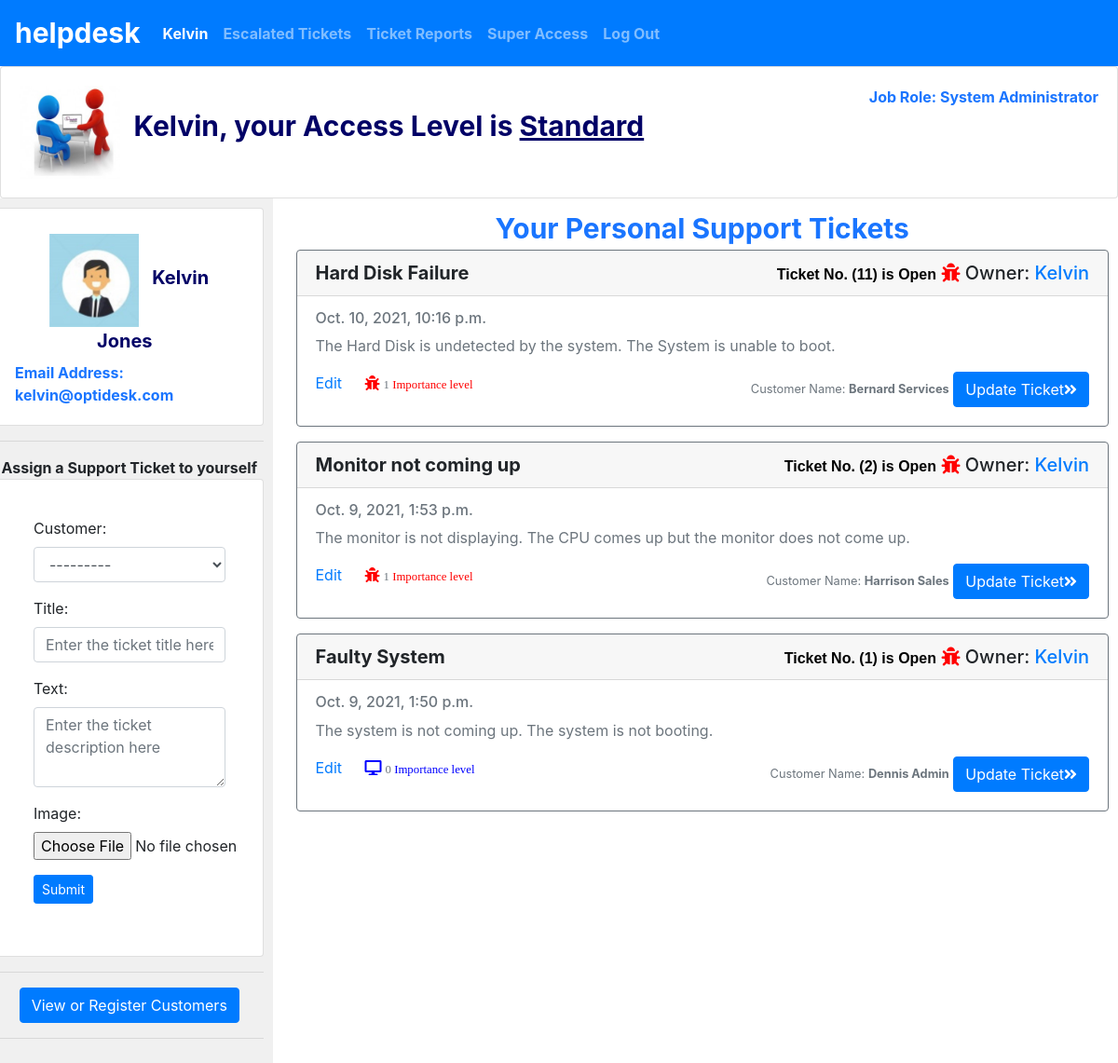
/ (signed in), run on the app's committed database.
### helpdesk/models.py (models this page shows, shortened)
class User(AbstractUser):
    pass
    ACCESS = (
        ('Regular', 'Regular'),
        ('Standard', 'Standard'),
        ('Admin', 'Admin')
    )
    access = models.CharField(max_length=15, choices=ACCESS, verbose_name="access", default="Regular")
    role = models.CharField(max_length=60)
    location = models.CharField(max_length=120, blank=True)

class Dynamics(models.Model):
    name = models.CharField(max_length=150)
    image = models.ImageField(upload_to='images', blank=True, null=True)

class Picture(models.Model):
    user = models.ForeignKey(User, on_delete=models.CASCADE, related_name='image_profile')
    image = models.ImageField(upload_to='images', null=True)

class Customer(models.Model):
    customer =  models.CharField(max_length=30, unique=True)
    firstname =  models.CharField(max_length=30)
    lastname =  models.CharField(max_length=30)
    email =  models.CharField(max_length=30)
    phone_no = models.CharField(max_length=20)
    company = models.CharField(max_length=30)
    location = models.CharField(max_length=120, blank=True)
    def __str__(self):
        return f"{self.customer}"

class Ticket(models.Model):
    user = models.ForeignKey(User, on_delete=models.CASCADE, related_name='trouble_ticket')
    customer = models.ForeignKey('Customer', on_delete=models.CASCADE, related_name='client')
    title = models.CharField(max_length=150)
    text = models.CharField(max_length=500, default=None)
    comments = models.ManyToManyField('Comment', blank=True, related_name='comments_ticket')
    date = models.DateTimeField(default=datetime.datetime.now)
    image = models.ImageField(upload_to='images', blank=True, null=True)
    closed = models.BooleanField(default=False)

### helpdesk/views.py (the view, shortened to what this page needs)
# urls.py: path("", views.index, name="index"),
def index(request):
    user = request.user
    if not request.user.is_authenticated:
        picture = Dynamics.objects.get(id=1)
    else:
        user_picture = User.objects.get(username=user)
        pictures = Picture.objects.filter(user=user_picture)
        pictures_count = pictures.count()
        if pictures_count == 0:
            picture = Dynamics.objects.get(id=1)
        else:
            picture = pictures.first()
    if request.user.is_authenticated:
        user = request.session["_auth_user_id"]
        ticketranks = Ticketrank.objects.filter(ticket=OuterRef("id"), user_id=user)
        tickets = Ticket.objects.filter(user=user).order_by("-date").annotate(current_ticketrank=Count(ticketranks.values("id")))
        paginator = Paginator(tickets, max_tickets)
        page_no = request.GET.get("page")
        ticket_items = paginator.get_page(page_no)
        return render(request, "helpdesk/index.html", {
            "tickets": ticket_items,
            "picture": picture,
            "support": Dynamics.objects.get(id=4),
            "form": NewPost(),
            "edit_ticket": EditPost()
        })

### helpdesk/views.py
class NewPost(forms.ModelForm):
    class Meta:
        model = Ticket
        fields = ('customer','title', 'text', 'image')
        widgets =  {'customer':forms.Select(attrs={'class' : 'form-control'}),
                   'title': forms.TextInput(attrs={
                        'class': 'form-control', 'placeholder': 'Enter the ticket title here'}),
                   'text': forms.Textarea({
                       'rows': '3',
		               'maxlength': 300,
		               'class': 'form-control',
		               'placeholder': 'Enter the ticket description here'
		           })
        }

class EditPost(forms.Form):
    edit_title = forms.Field(widget=forms.TextInput(attrs={
        'class': 'form-control',
        'placeholder': 'Enter the ticket title here',
        'id': 'edit_title'
        }), label="Ticket Title", required=True)
    edit_text = forms.Field(widget=forms.Textarea(
        {"rows": "3",
		"maxlength": 300,
		"class": "form-control",
		"placeholder": "Enter the ticket description here",
		"id": "edit_text"
		}), label="New Ticket", required=True)

### helpdesk/templates/helpdesk/index.html (shortened to what this page needs)
{% extends "helpdesk/layout.html" %}
{% block body %}
<div id="content">
    {% if user.is_authenticated %}
	    <center><strong class="all_tickets">Your Personal Support Tickets</strong></center>
	{% else %}
	    <center><h3 class="label-account">Log in to Access HelpDesk Dynamics</h3></center>
		<hr />
		<center><img id="dynamics" class="img-fluid" src="{{dynamics.image.url}}" alt="connect" style="max-height:340px"></center>
	{% endif %}
{% if user.is_authenticated %}
<div class="container">
    {% for ticket in tickets %}
	<div class="card border-secondary mb-3 ticket-object{{ticket.id}}">
        <h5 class="card-header">
		    <b id="ticket_title{{ticket.id}}">{{ticket.title}}</b>
		    <object align="right">
		    {% if ticket.closed == False %}
			    <strong class="open_update">Ticket No. ({{ticket.id}}) is Open</strong>
				<i class="fa fa-bug" aria-hidden="true"></i>
			{% else %}
			    <strong class="close_update">Ticket No. ({{ticket.id}}) is Closed</strong>
				<i class="fa fa-thumbs-up" aria-hidden="true"></i>
			{% endif %}
			 Owner: <a href="{% url 'profile' ticket.user.username %}">{{ticket.user.username|capfirst}}</a>
			</object>
		</h5>
        <div class="card-body text-secondary">
            <h6 class="card-subtitle mb-2 text-muted">{{ticket.date}}</h6>
            <p class="card-text" id="tweet{{ticket.id}}"> {{ ticket.text }}</p>
            {%if ticket.user_id == user.id %}
                {% if ticket.closed == False %}
				    <a href="#" class="card-link" id="edit_link_{{ticket.id}}" data-id="{{ticket.id}}" data-toggle="modal">Edit</a>
			    {% endif %}
            {% endif %}
            {% if ticket.closed == False %}
            <div data-id="{{ticket.id}}"
				class="card-link {% if ticket.ticketrank_set.count > 0 %} fas fa-bug{%else%} fa fa-desktop{% endif %}">&nbsp<small
                class="text-muted">{{ticket.ticketrank_set.count}}</small><small> Importance level</small>
            </div>
            {% else %}
            <div> <i class="fa fa-thumbs-up" aria-hidden="true"></i>&nbsp<small
                class="text-muted">{{ticket.ticketrank_set.count}}</small><b> Ticket Closed</b>
            </div>
            {% endif %}
			{% if user.is_authenticated %}
			<object align="right">
                <small>Customer Name: <b>{{ticket.customer}}</b></small>
                <a href="{% url 'ticket_view' ticket=ticket.id %}" class="btn btn-primary"> Update Ticket<i class="fa fa-angle-double-right"></i></a>
            </object>
            {% endif %}
        </div>
    </div>
    {% empty %}
    <center><h3 class="update_info">No Support Tickets</h3></center>
    {% endfor %}
</div>
{% endif %}
{% endblock %}

### helpdesk/templates/helpdesk/head.html (shortened to what this page needs)
<nav class="navbar navbar-expand-lg navbar-dark bg-primary">
            <a class="navbar-brand" href="{% url 'index' %}"><b style="font-size:30px;">helpdesk</b></a>
            <div>
			{% with request.resolver_match.url_name as url_name %}
              <ul class="navbar-nav mr-auto">
                {% if user.is_authenticated %}
                    <li class="nav-item {% if url_name == 'profile' %}active{% endif %}" >
                        <a class="nav-link active" aria-current="page" href="{% url 'profile' user.username %}"><strong>{{ user.username|capfirst }}</strong></a>
                    </li>
                    <li class="nav-item {% if url_name == 'escalate' %}active{% endif %}">
                        <a class="nav-link" href="{% url 'escalate' %}"><strong>Escalated Tickets</strong></a>
                    </li>
					<li class="nav-item {% if url_name == 'view_reports' %}active{% endif %}">
                        <a class="nav-link" href="{% url 'view_reports' %}"><strong>Ticket Reports</strong></a>
                    </li>
				    {% if request.user.access != 'Regular' %}
		                <li class="nav-item {% if url_name == 'super' %}active{% endif %}">
                            <a class="nav-link" href="{% url 'super' %}"><strong>Super Access</strong></a>
                        </li>
				    {% endif %}
			        <li class="nav-item {% if url_name == 'logout' %}active{% endif %}">
                        <a class="nav-link" href="{% url 'logout' %}"><strong>Log Out</strong></a>
                    </li>
                {% endif %}
              </ul>
			{% endwith %}
            </div>
    </nav>
{% if user.is_authenticated %}
    <div class="card">
        <div class="card-body">
            <img class="img-fluid" src="{{support.image.url}}" alt="Profile Picture" style="max-height:100px">
		        <strong id="access_type">{{user.username|title}}, your Access Level is <u>{{user.access}}</u></strong>
		    <object align="right" class="profile_info">
		        <span class="btn-total-follow"><strong>Job Role: {{user.role}}</strong> </span>
		    </object>
        </div>
    </div>
{% endif %}

### helpdesk/templates/helpdesk/profile_picture.html (shortened to what this page needs)
{% if user.is_authenticated %}
    {% if request.user.first_name == "" %}
    <div class="card">
        <div class="card-body">
            <img class="img-fluid" src="{{picture.image.url}}" alt="Profile Picture" style="max-height:100px">
		    <strong class="no_profilename">Update your profile details and picture</strong>
		    <object align="right" class="profile_info">
		        <span class="btn-total-person"><strong>Email Address: {{user.email}}</strong> </span>
		    </object>
        </div>
    </div>
    {% else %}
	<div class="card">
        <div class="card-body">
            <a href="{% url 'profile' user.username %}" class="card-link btn btn-outline-helpdesk">
                <img class="img-fluid" src="{{picture.image.url}}" alt="Profile Picture" style="max-height:100px">
		        <strong id="profile_name">{{user.first_name|capfirst}} {{user.last_name|capfirst}}</strong>
			</a>
		    <object align="right" class="profile_info">
		        <span class="btn-total-person"><strong>Email Address: {{user.email}}</strong> </span>
		    </object>
        </div>
    </div>
    {% endif%}
{% endif%}

### helpdesk/templates/helpdesk/post_form.html (shortened to what this page needs)
{% if user.is_authenticated %}
<center><b>Assign a Support Ticket to yourself</b></center>
<div class="card" id="regular_form" style="padding:20px;">
    <div class="card-body">
        <form action="{% url 'post_ticket' %}" method="post" enctype="multipart/form-data">
			{{ form.as_p }}
            <div class="form-group">
                <button type="submit" class="btn btn-primary btn-sm">Submit</button>
            </div>
        </form>
    </div>
</div>
{%endif%}

### helpdesk/static/helpdesk/styles.css (style rules this page uses)
body { margin: 0; background-color: white; }
.fa-bug { color: red !important; cursor: pointer; font-weight:20px; }
.fa-desktop { color: blue !important; cursor: pointer; }
.open_update { color:black; }
.open_update, .close_update { font-family: sans-serif; font-size: 16px; }
.all_tickets, #profile_name { font-size:30px; }
#profile_name { font-size:20px; }
.no_profilename, #access_type { font-size:30px; }
.all_tickets, .profile_info, .title { color:#1a75ff; }
#profile_name, .no_profilename, #access_type, #admin_level { color:#000066; padding:10px; }

### data on the page
User: username "Kelvin", access "Standard", role "System Administrator", first_name "Kelvin", last_name "Jones", email "kelvin@optidesk.com"
Dynamics: image (picture)
Picture: image (picture)
Customer: customer "---------"
Ticket: title "Hard Disk Failure", id "11", user.username "Kelvin", date "Oct. 10, 2021, 10:16 p.m.", text "The Hard Disk is undetected by the system. The System is unable to boot.", ticketrank_set.count "1", customer "Bernard Services"
Ticket: title "Monitor not coming up", id "2", user.username "Kelvin", date "Oct. 9, 2021, 1:53 p.m.", text "The monitor is not displaying. The CPU comes up but the monitor does not come up.", ticketrank_set.count "1", customer "Harrison Sales"
Ticket: title "Faulty System", id "1", user.username "Kelvin", date "Oct. 9, 2021, 1:50 p.m.", text "The system is not coming up. The system is not booting.", ticketrank_set.count "0", customer "Dennis Admin"
